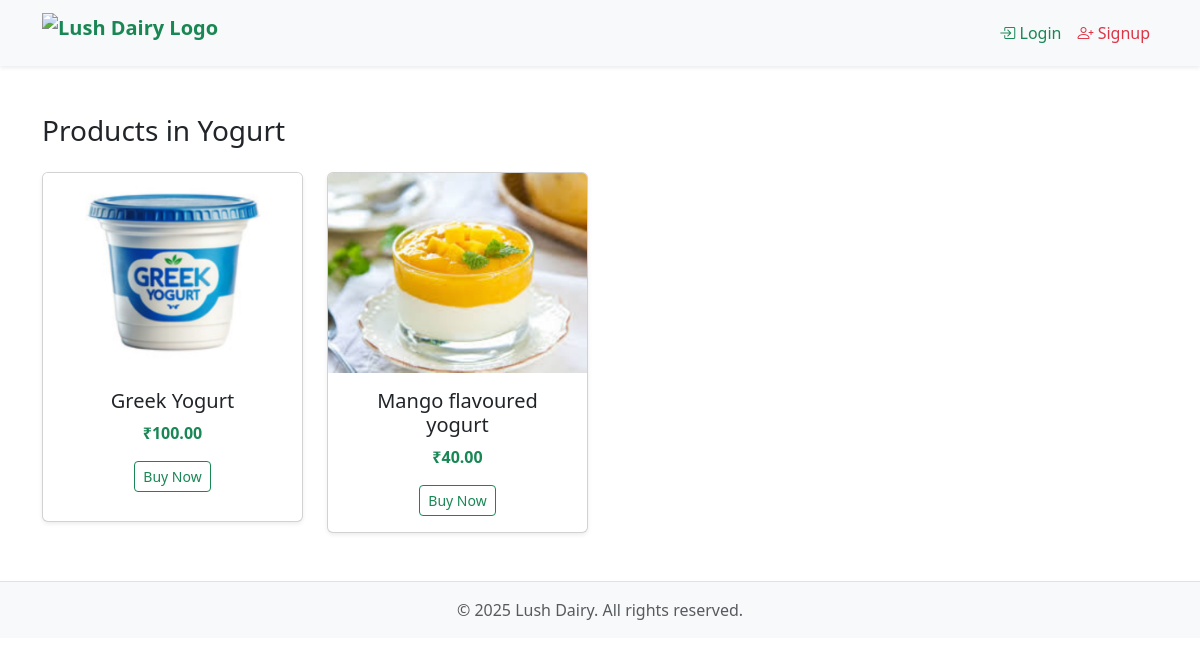
Page /category/7/ on the committed database.
### accounts/models.py (models this page shows, shortened)
class Category(models.Model):
    STATUS_CHOICES = (
        ("active", "Active"),
        ("inactive", "Inactive"),
    )
    name = models.CharField(max_length=100, unique=True)
    created_at = models.DateTimeField(default=timezone.now)
    is_deleted = models.BooleanField(default=False)
    number_of_products = models.PositiveIntegerField(default=0)
    status = models.CharField(max_length=10, choices=STATUS_CHOICES, default="active")
    discount_percentage = models.DecimalField(
        max_digits=5, decimal_places=2, default=0.00
    )
    offer_text = models.CharField(max_length=255, blank=True, null=True)
    is_available = models.BooleanField(default=True)
    is_blocked = models.BooleanField(default=False)
    image = models.ImageField(upload_to="categories/", blank=True, null=True)
    objects = CategoryManager()
    all_objects = models.Manager()

class Product(models.Model):
    name = models.CharField(max_length=255, default="Unnamed Product")
    price = models.DecimalField(max_digits=10, decimal_places=2, default=0.00)
    description = models.TextField(blank=True, default="No description available.")
    composition = models.TextField(blank=True, default="No description available.")
    category = models.ForeignKey(
        Category, on_delete=models.CASCADE, default=1, related_name="products"
    )
    discounted_price = models.DecimalField(
        max_digits=10, decimal_places=2, default=0.00
    )
    is_deleted = models.BooleanField(default=False)
    is_blocked = models.BooleanField(default=False)
    is_listed = models.BooleanField(default=True)
    average_rating = models.FloatField(default=0.0)
    specs = models.TextField(blank=True)
    created_at = models.DateTimeField(default=timezone.now)
    main_image = models.ImageField(
        upload_to="products/", blank=True, null=True, default="default.jpeg"
    )
    images = models.ImageField(upload_to="product_images/", blank=True, null=True)

### app/views.py (the view)
def products_by_category(request, category_id):
    category = get_object_or_404(Category, id=category_id)
    products = Product.objects.filter(is_deleted=False, category=category)
    return render(
        request,
        "user_panel/products_by_category.html",
        {"category": category, "products": products},
    )

### accounts/models.py (called while the page is built)
    def get_queryset(self):
        return super().get_queryset().filter(is_deleted=False)

### templates/user_panel/products_by_category.html (shortened to what this page needs)
{% extends "user_panel/base.html" %}
{% load static %}
{% block content %}
    <div class="container my-5">
        <h3 class="mb-4">Products in {{ category.name }}</h3>
        <div class="row g-4">
            {% for product in products %}
                <div class="col-md-3">
                    <div class="card shadow-sm">
                        {% if product.main_image %}
                            <img src="{{ product.main_image.url }}"
                                 class="card-img-top"
                                 alt="{{ product.name }}">
                        {% else %}
                            <img src="{% static 'images/default.jpg' %}"
                                 class="card-img-top"
                                 alt="No image available">
                        {% endif %}
                        <div class="card-body text-center">
                            <h5>{{ product.name }}</h5>
                            <p class="text-success fw-bold">₹{{ product.price }}</p>
                            <a href="{% url 'user_panel:userproduct_list' %}"
                               class="btn btn-outline-success btn-sm">Buy Now</a>
                        </div>
                    </div>
                </div>
            {% empty %}
                <p>No products available in this category.</p>
            {% endfor %}
        </div>
    </div>
{% endblock %}

### templates/user_panel/products_by_category.html (style rules this page uses)
.card { min-height: 350px; }
.card-img-top { height: 200px; object-fit: cover; }

### rows in the picture
Category: name "Yogurt"
Product: main_image (picture), name "Greek Yogurt", price "100.00"
Product: main_image (picture), name "Mango flavoured yogurt", price "40.00"
